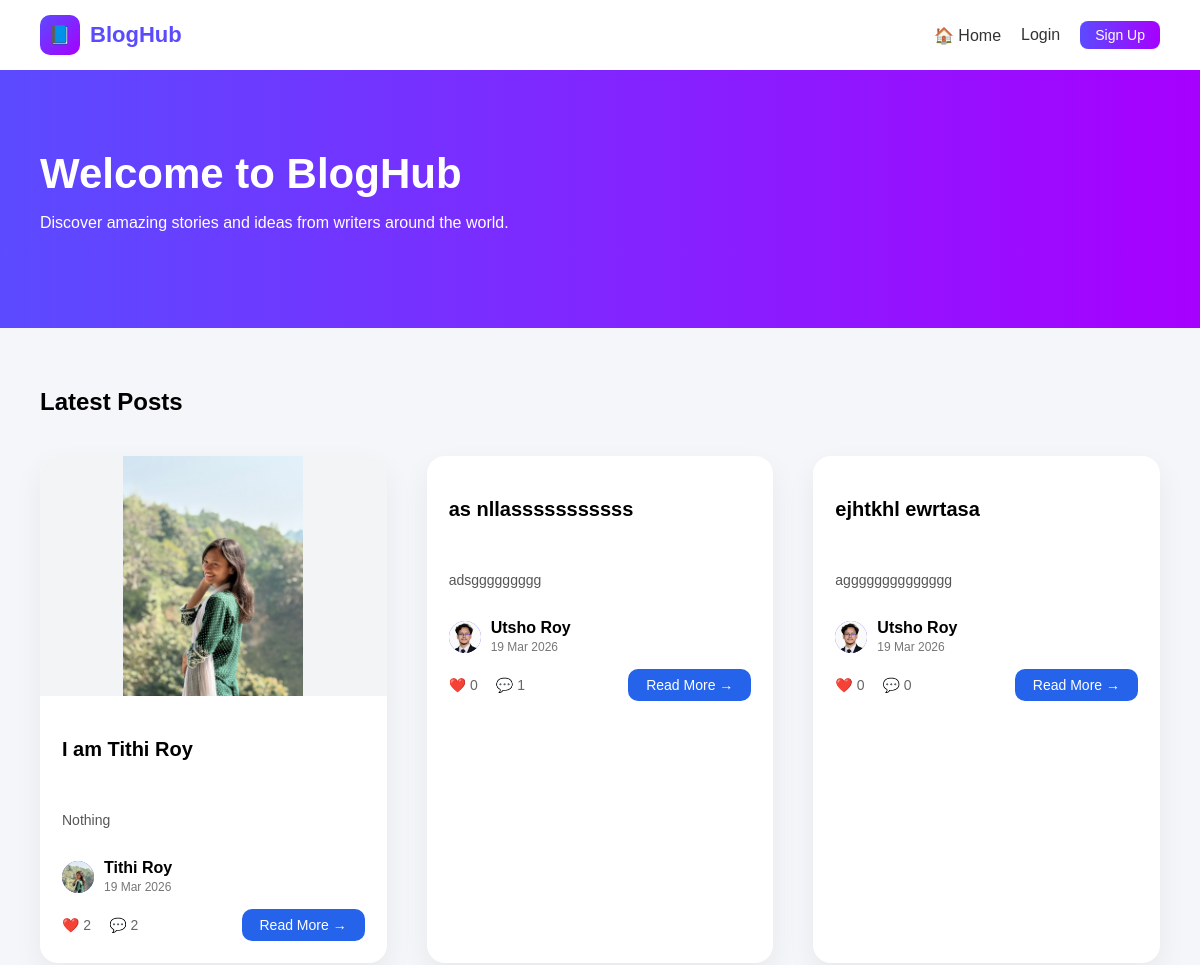
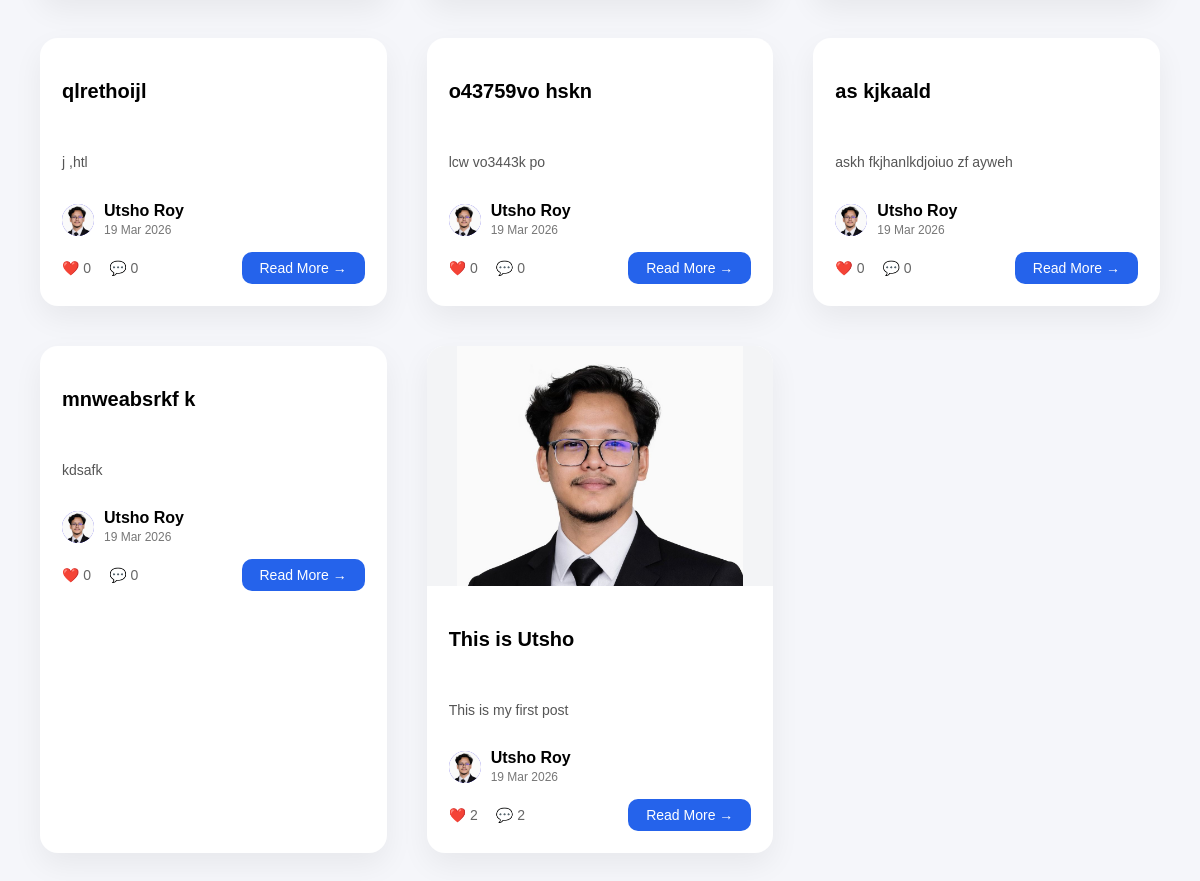
The page / on the database its author committed (2 pictures, top to bottom).
### blog/models.py (models this page shows, shortened)
class Post(models.Model):
    title = models.CharField(max_length=200)
    content = models.TextField()
    image = models.ImageField(upload_to='post_images/', blank=True, null=True)
    author = models.ForeignKey(User, on_delete=models.CASCADE)
    created_at = models.DateTimeField(auto_now_add=True)

class Profile(models.Model):
    user = models.OneToOneField(User, on_delete=models.CASCADE)
    bio = models.TextField(blank=True)
    image = models.ImageField(upload_to='profile_pics/', default='default.png')

### blog/views.py (the view)
# urls.py: path('', views.home, name='home'),
def home(request):
    posts = Post.objects.all().order_by('-created_at')
    return render(request, 'home.html', {'posts': posts})

### templates/home.html
{% extends 'base.html' %}
{% block content %}
<section class="hero">
    <h1>Welcome to BlogHub</h1>
    <p>Discover amazing stories and ideas from writers around the world.</p>
</section>
<div class="container">
    <h2 class="section-title">Latest Posts</h2>
    <div class="post-grid">
        {% for post in posts %}
        <div class="post-card">
            {% if post.image %}
            <div class="post-image">
                <img src="{{ post.image.url }}">
            </div>
            {% endif %}
            <div class="post-content">
                <h3>{{ post.title }}</h3>
                <p class="post-desc">
                    {{ post.content|truncatewords:20 }}
                </p>
                <div class="author-info">
                    <div class="author-avatar">
                        {% if post.author.profile.image %}
                        <img src="{{ post.author.profile.image.url }}" alt="Author Image">
                        {% else %}
                        <span class="avatar-letter">
                            {{ post.author.first_name|first|upper }}
                        </span>
                        {% endif %}
                    </div>
                    <div class="author-text">
                        <strong>
                            {{ post.author.first_name }} {{ post.author.last_name }}
                        </strong><br>
                        <small>{{ post.created_at|date:"d M Y" }}</small>
                    </div>
                </div>
                <div class="card-footer">
                    <div class="card-actions">
                        {% if user.is_authenticated %}
                        <form method="POST"
                              action="{% url 'like_post' post.id %}"
                              class="like-form">
                            {% csrf_token %}
                            <button type="submit" class="icon-btn">
                                ❤️ {{ post.likes.count }}
                            </button>
                        </form>
                        {% else %}
                        <a href="{% url 'login' %}" class="icon-btn">
                            ❤️ {{ post.likes.count }}
                        </a>
                        {% endif %}
                        <a href="{% url 'post_detail' post.id %}"
                           class="icon-btn">
                            💬 {{ post.comments.count }}
                        </a>
                    </div>
                    <a href="{% url 'post_detail' post.id %}"
                       class="read-btn">
                        Read More →
                    </a>
                </div>
            </div>
        </div>
        {% endfor %}
    </div>
</div>
{% endblock %}

### templates/base.html (shortened to what this page needs)
{% load static %}
<!DOCTYPE html>
<html>
<head>
    <link rel="stylesheet" href="{% static 'style.css' %}">
</head>
<body>
<nav class="navbar">
    <div class="nav-left">
        <a href="{% url 'home' %}" class="logo-link">
            <span class="logo-box">📘</span>
            <span class="logo-text">BlogHub</span>
        </a>
    </div>
    <div class="nav-right">
        <a href="{% url 'home' %}" class="nav-link">
            🏠 Home
        </a>
        {% if user.is_authenticated %}
        <a href="{% url 'create_post' %}" class="write-btn">
            ✏️ Write
        </a>
        <div class="profile-dropdown">
            <div class="profile-avatar">
                {% if user.profile.image %}
                <img src="{{ user.profile.image.url }}">
                {% else %}
                {{ user.username|first|upper }}
                {% endif %}
            </div>
            <div class="dropdown-menu">
                <div class="dropdown-header">
                    <strong>{{ user.first_name }} {{ user.last_name }}</strong>
                    <small>{{ user.email }}</small>
                </div>
                <div class="dropdown-divider"></div>
                <a href="{% url 'profile' %}" class="dropdown-item">
                    👤 Profile
                </a>
                <a href="{% url 'logout' %}" class="dropdown-item logout">
                    🚪 Logout
                </a>
            </div>
        </div>
        {% else %}
        <a href="{% url 'login' %}" class="nav-link">Login</a>
        <a href="{% url 'register' %}" class="write-btn">Sign Up</a>
        {% endif %}
    </div>
</nav>
{% block content %}
{% endblock %}
</body>
</html>

### static/style.css (style rules this page uses)
body { margin: 0; font-family: Arial, sans-serif; background: #f5f6fa; }
.container { padding: 40px; }
.navbar { display: flex; justify-content: space-between; align-items: center; padding: 15px 40px; background: white; box-shadow: 0 2px 10px rgba(0,0,0,0.05); }
.nav-left { display: flex; align-items: center; gap: 10px; }
.logo-link { display: flex; align-items: center; gap: 10px; text-decoration: none; }
.logo-box { width: 40px; height: 40px; background: linear-gradient(135deg,#5b4bff,#a700ff); border-radius: 10px; display: flex; align-items: center; justify-content: center; color: white; font-size: 18px; }
.logo-text { font-weight: bold; font-size: 22px; color: #5b4bff; text-decoration: none; }
.nav-right { display: flex; align-items: center; gap: 20px; }
.nav-link { text-decoration: none; color: #333; font-weight: 500; }
.write-btn { background: linear-gradient(90deg,#5b4bff,#a700ff); color: white; padding: 6px 15px; border-radius: 8px; text-decoration: none; font-size: 14px; }
.hero { background: linear-gradient(90deg,#5b4bff,#a700ff); color: white; padding: 80px 40px; }
.hero h1 { margin: 0; font-size: 42px; }
.post-grid { display: grid; grid-template-columns: repeat(3, 1fr); gap: 40px; margin-top: 40px; }
.post-card { background: #ffffff; border-radius: 18px; overflow: hidden; box-shadow: 0 12px 30px rgba(0,0,0,0.06); transition: 0.3s ease; display: flex; flex-direction: column; }
.post-image { width: 100%; height: 240px; background: #f3f4f6; display: flex; align-items: center; justify-content: center; overflow: hidden; }
.post-image img { max-width: 100%; max-height: 100%; object-fit: contain; }
.post-content { padding: 22px; display: flex; flex-direction: column; gap: 14px; }
.post-content h3 { font-size: 20px; font-weight: 600; }
.post-desc { font-size: 14px; color: #555; line-height: 1.6; }
.author-info { display: flex; align-items: center; gap: 10px; }
.author-avatar { width: 32px; height: 32px; border-radius: 50%; overflow: hidden; background: #4f46e5; display: flex; align-items: center; justify-content: center; }
.author-avatar img { width: 100%; height: 100%; object-fit: cover; }
.author-text small { color: #777; font-size: 12px; }
.card-footer { display: flex; justify-content: space-between; align-items: center; margin-top: auto; }
.card-actions { display: flex; gap: 18px; align-items: center; }
.icon-btn { font-size: 14px; color: #666; display: flex; align-items: center; gap: 6px; text-decoration: none; }
.read-btn { background: #2563eb; color: white; padding: 8px 18px; border-radius: 10px; font-size: 14px; text-decoration: none; transition: 0.2s; }

### rows shown on the page
Post: image (picture), title "I am Tithi Roy", content "Nothing", author.profile.image (picture), author.first_name "Tithi", author.last_name "Roy", created_at "19 Mar 2026", likes.count "2", comments.count "2"
Post: title "as nllasssssssssss", content "adsggggggggg", author.profile.image (picture), author.first_name "Utsho", author.last_name "Roy", created_at "19 Mar 2026", likes.count "0", comments.count "1"
Post: title "ejhtkhl ewrtasa", content "agggggggggggggg", author.profile.image (picture), author.first_name "Utsho", author.last_name "Roy", created_at "19 Mar 2026", likes.count "0", comments.count "0"
Post: title "qlrethoijl", content "j ,htl", author.profile.image (picture), author.first_name "Utsho", author.last_name "Roy", created_at "19 Mar 2026", likes.count "0", comments.count "0"
Post: title "o43759vo hskn", content "lcw vo3443k po", author.profile.image (picture), author.first_name "Utsho", author.last_name "Roy", created_at "19 Mar 2026", likes.count "0", comments.count "0"
Post: title "as kjkaald", content "askh fkjhanlkdjoiuo zf ayweh", author.profile.image (picture), author.first_name "Utsho", author.last_name "Roy", created_at "19 Mar 2026", likes.count "0", comments.count "0"
Post: title "mnweabsrkf k", content "kdsafk", author.profile.image (picture), author.first_name "Utsho", author.last_name "Roy", created_at "19 Mar 2026", likes.count "0", comments.count "0"
Post: image (picture), title "This is Utsho", content "This is my first post", author.profile.image (picture), author.first_name "Utsho", author.last_name "Roy", created_at "19 Mar 2026", likes.count "2", comments.count "2"
